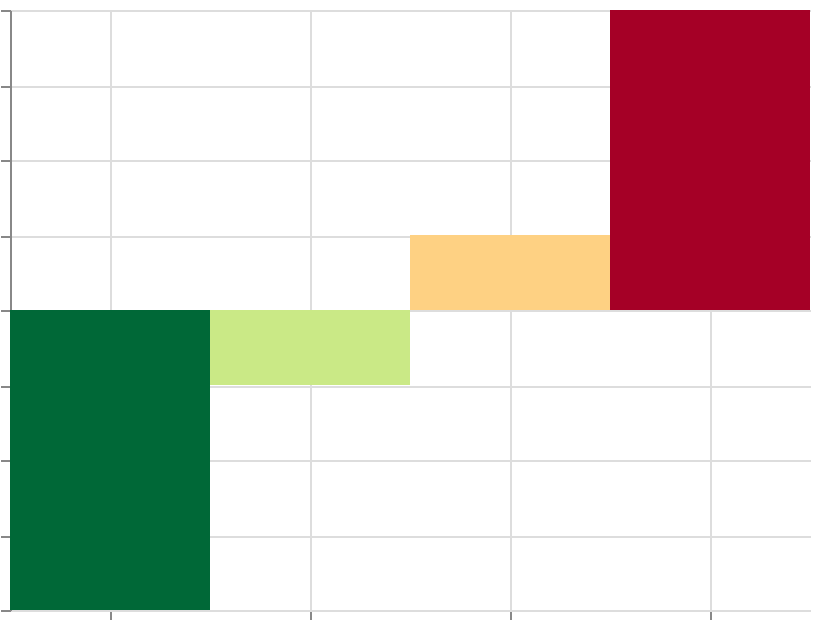

The Vega-Lite source for this figure:
### Vega specification from a JSON file in a GitHub repository (floating-point values rounded to 4 significant figures)
{"$schema": "https://vega.github.io/schema/vega/v6.json", "width": 400, "height": 300, "padding": 5, "autosize": "none", "data": [{"name": "table", "values": [{"cat": "A", "val": -20}, {"cat": "B", "val": -5}, {"cat": "C", "val": 5}, {"cat": "D", "val": 20}]}], "scales": [{"name": "x", "type": "band", "domain": {"data": "table", "field": "cat", "sort": true}, "range": "width"}, {"name": "y", "type": "linear", "domain": {"data": "table", "field": "val"}, "range": [{"signal": "height"}, 0], "zero": true, "nice": true}, {"name": "color", "type": "linear", "domain": {"data": "table", "field": "val"}, "reverse": true, "range": {"scheme": "redyellowgreen"}}], "marks": [{"type": "rect", "from": {"data": "table"}, "encode": {"update": {"x": {"scale": "x", "field": "cat"}, "width": {"scale": "x", "band": 1}, "y": {"scale": "y", "field": "val"}, "y2": {"scale": "y", "value": 0}, "fill": {"scale": "color", "field": "val"}}}}], "axes": [{"scale": "x", "orient": "bottom", "grid": true, "labels": false}, {"scale": "y", "orient": "left", "grid": true, "labels": false}], "legends": [{"fill": "color"}]}
